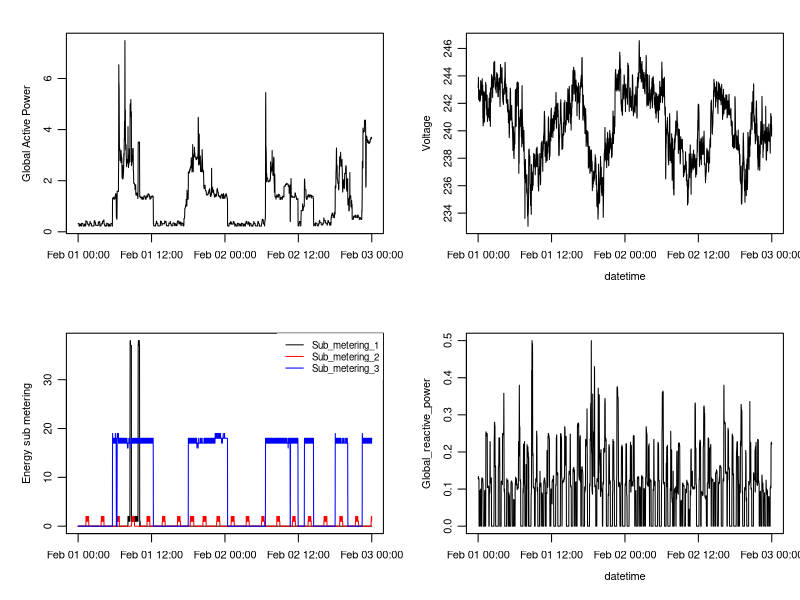

Here is the R script that generated this plot:
#plot 4

#read in subset file created with datasubset.r
df <- read.csv("household_power_subset.csv",stringsAsFactors = FALSE, row.names = 1)

df$Time <- strptime(df$Time,format='%Y-%m-%d %H:%M:%S')

png(file="plot4.png",width=480,height=480) #initialise graphic device

par(mfrow = c(2,2),mar = c(4,4,2,1),cex.axis = 0.8, cex.lab = 0.8, mgp = c(2, 0.7, 0))
with(df, {
  #top left
  plot(Time, Global_active_power, t="l",xlab="",ylab="Global Active Power")
  #top right
  plot(Time, Voltage, t="l",xlab="datetime")
  #bottom left
  plot(Time,Sub_metering_1, t="l",xlab="",ylab="Energy sub metering")
  lines(Time,Sub_metering_2,col="red")
  lines(Time,Sub_metering_3,col="blue")
  legend("topright",legend= c("Sub_metering_1","Sub_metering_2","Sub_metering_3"), col = c("black","red","blue"), lty=1, box.lty=0, cex=0.7)
  #bottom right
  plot(Time, Global_reactive_power, t="l",xlab="datetime")
})

dev.off()